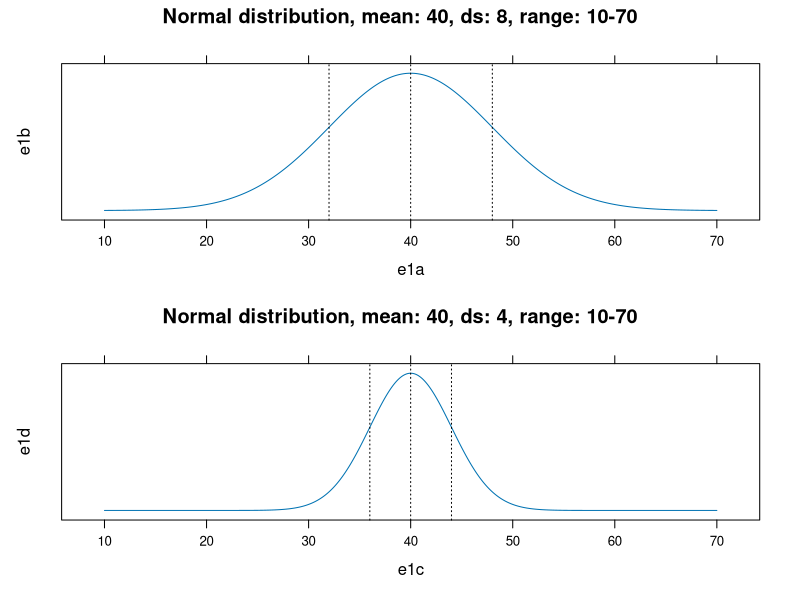
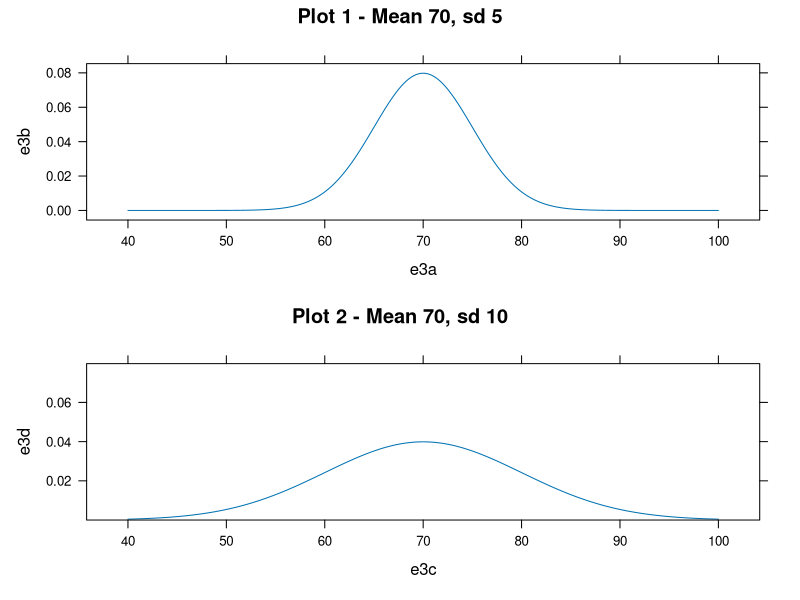

Reproduce these figures in R, in order.
## ---- chunk 1
knitr::opts_chunk$set(cache=TRUE, warning=FALSE, message=FALSE, fig.width=12)
## ---- chunk 2
library(lattice)
## ---- chunk 3

set.seed(123)
e1a <- seq(10, 70,length = 10000)
e1b <- dnorm(e1a, mean = 40, sd = 8)
## ---- chunk 4
plote1 <- xyplot(e1b ~ e1a,
       type = "l",
       horizontal = FALSE,
       scales = list(y = list(at = NULL)),
       main = "Normal distribution, mean: 40, ds: 8, range: 10-70",
       panel = function(x, ...) {
               panel.xyplot(x, ...)
               vlines <- c(32, 40, 48)
               panel.abline( v = vlines, lty = 3)
       })
## ---- chunk 5
set.seed(123)
e1c <- seq(10, 70,length = 10000)
e1d <- dnorm(e1c, mean = 40, sd = 4)
## ---- chunk 6
plote2 <- xyplot(e1d ~ e1c,
       type = "l",
       horizontal = FALSE,
       scales = list(y = list(at = NULL)),
       main = "Normal distribution, mean: 40, ds: 4, range: 10-70",
       panel = function(x, ...) {
               panel.xyplot(x, ...)
               vlines <- c(36, 40, 44)
               panel.abline( v = vlines, lty = 3)
       })

## position: (a, b, c, d) b: height from the top; d: height from the bottom

print(plote1, position=c(0, .5, 1, 1), more=TRUE)
print(plote2, position=c(0, 0, 1, .5))
## ---- chunk 7
e3a <- seq(40, 100, length = 1000)
e3b <- dnorm(e3a, 70, 5)
plot_e3a <- xyplot(e3b ~ e3a,
                   type = "l",
                   main = "Plot 1 - Mean 70, sd 5")

e3c <- seq(40, 100, length = 1000)
e3d <- dnorm(e3a, 70, 10)
plot_e3b <- xyplot(e3d ~ e3c,
                   type = "l",
                   main = "Plot 2 - Mean 70, sd 10",
                   ylim = range(e3b))
                   

print(plot_e3a, position = c(0, .5, 1, 1), more = TRUE)
print(plot_e3b, position = c(0, 0, 1, 0.5))
